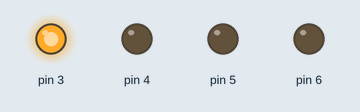
Recording of a sketch running on a simulated Arduino Uno, built with avr-gcc and run on an emulated ATmega328P. On the bench: output pins drawn as LEDs (lit = HIGH).

Above: at 0.2 s.
At 1.2 s:
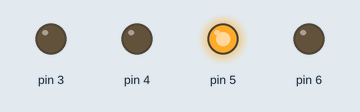
At 2.7 s:
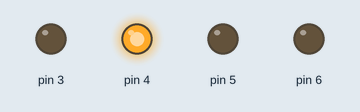
At 3.7 s:
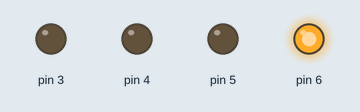
Timing chart, 0 to 4.6 s (numbered marks = the images above):
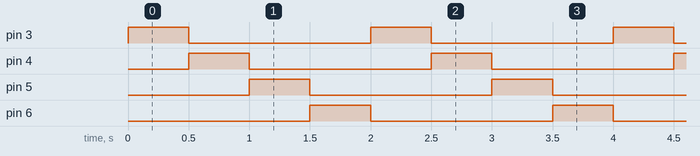

Measured:
- by itself, pin 3–6: alternates HIGH for 0.50 s and LOW for 1.5 s
- by itself, everything shown: repeats every 2.0 s, in 5 steps

The sketch:

itaSecDos.ino
```cpp
void setup(){
  pinMode(3,OUTPUT);
  pinMode(4,OUTPUT);
  pinMode(5,OUTPUT);
  pinMode(6,OUTPUT);
}

void loop(){

  for(int x=3; x<7;x++){
    digitalWrite(x,HIGH);
    delay(500);
    digitalWrite(x,LOW);
  }

/*  for(int x=5 ; x>3 ; x-- ){
    digitalWrite(x,HIGH);
    delay(500);
    digitalWrite(x,LOW);
  }
*/

}
```
